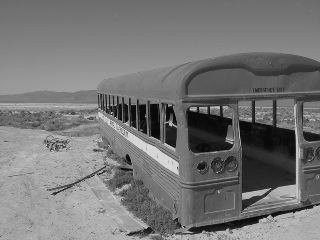
#> input picture schrott.png, 320 x 240 px
$ python histogramEqualization.py
#> lines starting #> are read from the running program, lines starting #| are printed output that depends on the picture
import cv2
from matplotlib import pyplot as plt
import numpy as np


def histEqualization(image):
    hist = cv2.calcHist([image], [0], None, [256], [0, 256])
    histcum = hist.cumsum()
    hist /= hist.sum()

    cdf = histcum / histcum.max()

    cdf = np.floor(cdf * 255).astype(np.uint8)

    equalized_image = cdf[image]

    return equalized_image

def plotHistogram(image):
    hist = cv2.calcHist([image], [0], None, [256], [0, 256])
    hist /= hist.sum()

    plt.figure()
    plt.plot(hist)
    plt.show()
    return hist


img = cv2.imread('schrott.png')
#> img is the input picture: shape (240, 320, 3); min 0, max 230, mean 117.5
min_val = np.min(img)
#> min_val = 0
max_val = np.max(img)
#> max_val = 230
scaled_img = np.clip(100 + (img - min_val) * (50 / (max_val - min_val)), 100, 150).astype(np.uint8)
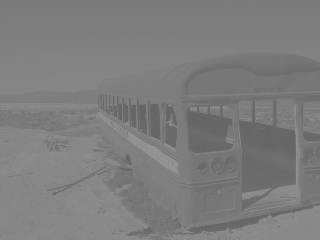
#> scaled_img: shape (240, 320, 3); min 100, max 150, mean 125.1
eqImg = histEqualization(img)
#> in histEqualization, `hist = cv2.calcHist([image], [0], None, [256], [0, 256])`: hist = 256 values, max 2008 at index 124, min 0 at index 226, mean 300
#> in histEqualization, `histcum = hist.cumsum()`: histcum = 256 values from 2 to 76800
#> in histEqualization, `hist /= hist.sum()`: hist = 256 values, max 0.0261 at index 124, min 0 at index 226, mean 0.00391
#> in histEqualization, `cdf = histcum / histcum.max()`: cdf = 256 values from 2.6e-05 to 1
#> in histEqualization, `cdf = np.floor(cdf * 255).astype(np.uint8)`: cdf = 256 values from 0 to 255
#> in histEqualization, `equalized_image = cdf[image]`:
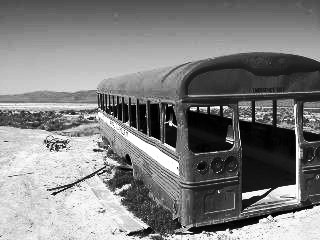
#> equalized_image: shape (240, 320, 3); min 0, max 255, mean 128.1
eqScaledImg = histEqualization(scaled_img)

plt.figure()
plt.title('Equalized Image')
plt.imshow(eqImg, cmap='gray')
plt.axis('off')
plt.show()

plt.figure()
plt.title('Scaled Image')
plt.imshow(eqScaledImg, cmap='gray')
plt.axis('off')
plt.show()

plotHistogram(eqImg)
#> in plotHistogram, `hist = cv2.calcHist([image], [0], None, [256], [0, 256])`: hist = 256 values, max 2008 at index 136, min 0 at index 26, mean 300
#> in plotHistogram, `hist /= hist.sum()`: hist = 256 values, max 0.0261 at index 136, min 0 at index 26, mean 0.00391
#> in plotHistogram, `plt.show()`:
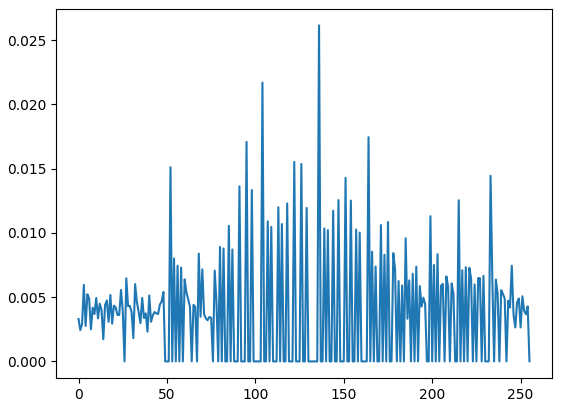
#> figure drawn by matplotlib, 1 panel; curve peaks at x = 136, y = 0.0261
plotHistogram(eqScaledImg)
#> in plotHistogram (call 2), `hist = cv2.calcHist([image], [0], None, [256], [0, 256])`: hist = 256 values, max 6241 at index 136, min 0 at index 2, mean 300
#> in plotHistogram (call 2), `hist /= hist.sum()`: hist = 256 values, max 0.0813 at index 136, min 0 at index 2, mean 0.00391
#> in plotHistogram (call 2), `plt.show()`:
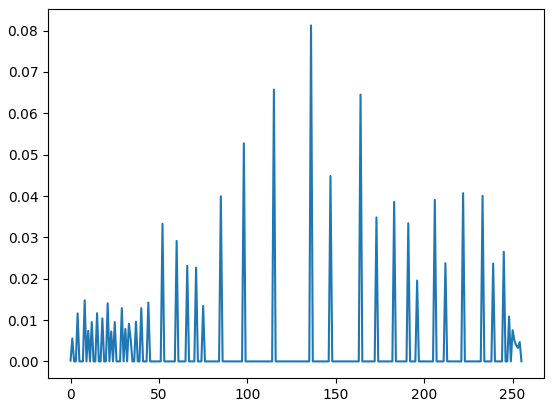
#> figure drawn by matplotlib, 1 panel; curve peaks at x = 136, y = 0.0813

$ run again, with FigSource.png copied over schrott.png
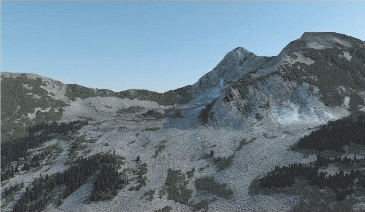
#> input picture FigSource.png, 365 x 212 px
#> img is the input picture: shape (212, 365, 3); mean B, G, R 136.4, 124.8, 105.9
#> min_val = 26
#> max_val = 247
#> `scaled_img = np.clip(100 + (img - min_val) * (50 / (max_val - min_val)..`:
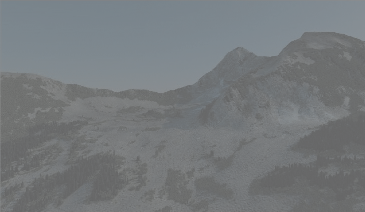
#> scaled_img: shape (212, 365, 3); mean B, G, R 124.5, 121.9, 117.6
#> in histEqualization, `hist = cv2.calcHist([image], [0], None, [256], [0, 256])`: hist = 256 values, max 1251 at index 219, min 0 at index 0, mean 302.3
#> histcum = 256 values from 0 to 77380
#> in histEqualization, `hist /= hist.sum()`: hist = 256 values, max 0.0162 at index 219, min 0 at index 0, mean 0.00391
#> in histEqualization, `cdf = histcum / histcum.max()`: cdf = 256 values from 0 to 1
#> in histEqualization, `cdf = np.floor(cdf * 255).astype(np.uint8)`: cdf = 256 values from 0 to 255
#> in plotHistogram, `hist = cv2.calcHist([image], [0], None, [256], [0, 256])`: hist = 256 values, max 1251 at index 217, min 0 at index 2, mean 302.3
#> in plotHistogram, `hist /= hist.sum()`: hist = 256 values, max 0.0162 at index 217, min 0 at index 2, mean 0.00391
#> in plotHistogram (call 2), `hist = cv2.calcHist([image], [0], None, [256], [0, 256])`: hist = 256 values, max 3888 at index 209, min 0 at index 2, mean 302.3
#> in plotHistogram (call 2), `hist /= hist.sum()`: hist = 256 values, max 0.0502 at index 209, min 0 at index 2, mean 0.00391
#> in plotHistogram (call 2), `plt.show()`:
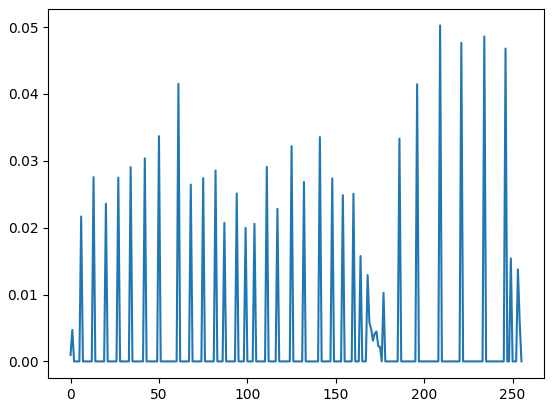
#> figure drawn by matplotlib, 1 panel; curve peaks at x = 209, y = 0.0502

$ run again, with FigTarget.png copied over schrott.png
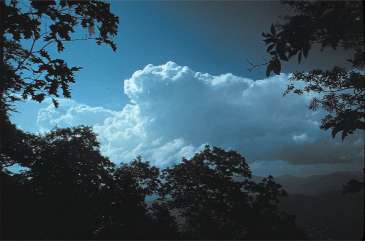
#> input picture FigTarget.png, 365 x 241 px
#> img is the input picture: shape (241, 365, 3); mean B, G, R 94, 80.5, 55.2
#> min_val = 0
#> max_val = 253
#> in histEqualization, `hist = cv2.calcHist([image], [0], None, [256], [0, 256])`: hist = 256 values, max 4965 at index 23, min 0 at index 6, mean 343.6
#> histcum = 256 values from 6 to 87965
#> in histEqualization, `hist /= hist.sum()`: hist = 256 values, max 0.0564 at index 23, min 0 at index 6, mean 0.00391
#> in histEqualization, `cdf = histcum / histcum.max()`: cdf = 256 values from 6.82e-05 to 1
#> in histEqualization, `cdf = np.floor(cdf * 255).astype(np.uint8)`: cdf = 256 values from 0 to 255
#> in histEqualization (call 2), `hist = cv2.calcHist([image], [0], None, [256], [0, 256])`: hist = 256 values, max 18744 at index 104, min 0 at index 0, mean 343.6
#> histcum = 256 values from 0 to 87965
#> in histEqualization (call 2), `hist /= hist.sum()`: hist = 256 values, max 0.213 at index 104, min 0 at index 0, mean 0.00391
#> in histEqualization (call 2), `cdf = histcum / histcum.max()`: cdf = 256 values from 0 to 1
#> in histEqualization (call 2), `cdf = np.floor(cdf * 255).astype(np.uint8)`: cdf = 256 values from 0 to 255
#> in histEqualization (call 2), `equalized_image = cdf[image]`:
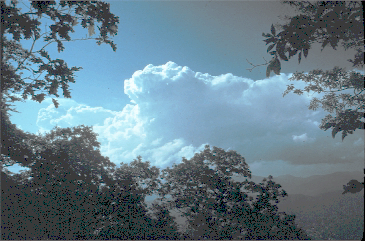
#> equalized_image: shape (241, 365, 3); mean B, G, R 135.3, 123.2, 100.7
#> in plotHistogram, `hist = cv2.calcHist([image], [0], None, [256], [0, 256])`: hist = 256 values, max 4965 at index 39, min 0 at index 2, mean 343.6
#> in plotHistogram, `hist /= hist.sum()`: hist = 256 values, max 0.0564 at index 39, min 0 at index 2, mean 0.00391
#> in plotHistogram (call 2), `hist = cv2.calcHist([image], [0], None, [256], [0, 256])`: hist = 256 values, max 18744 at index 58, min 0 at index 1, mean 343.6
#> in plotHistogram (call 2), `hist /= hist.sum()`: hist = 256 values, max 0.213 at index 58, min 0 at index 1, mean 0.00391
#> in plotHistogram (call 2), `plt.show()`:
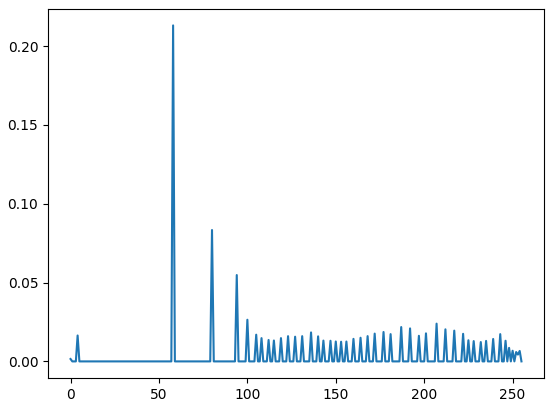
#> figure drawn by matplotlib, 1 panel; curve peaks at x = 58, y = 0.213
